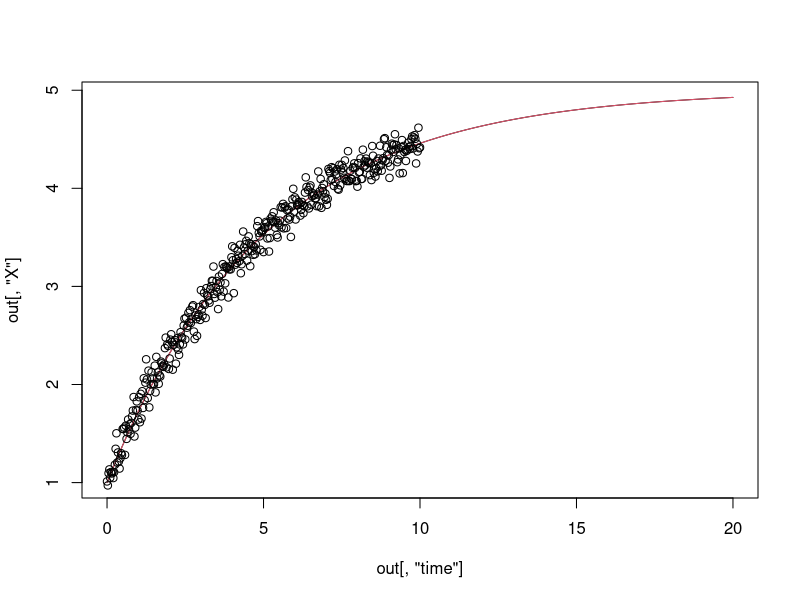

R code for this plot: (Note: this script raises an error after producing the figure.)
library(deSolve)
library(mvtnorm)

# set up linear ODE --------------------------------------------------------

parameters <- c(a=1, b=-0.2)
state <- c(X = 1)

linearModel <- function(t, state, parameters) {
  with(as.list(c(state, parameters)), {
    Xdt <- a + b * X
    list(c(Xdt))
  })
}

times <- seq(0, 20, by = 0.05)
out <- ode(y = state, times = times, func = linearModel, parms = parameters)
plot(out[,"time"], out[, "X"], type="l")


# analytical solution for ODE ---------------------------------------------

# uniform parameterization: a, b, x0
XfunAnalytic <- function(t, par){
  par <- c(-par[1]/par[2], par[3]+par[1]/par[2], par[2])
  par[1] + par[2] * exp(par[3] * t)
}

par.true <- with(as.list(c(state, parameters)), {
  c(a, b, X)
})


Xfunc <- function(t) XfunAnalytic(t, par.true)
plot.function(Xfunc, 0, 20, col=2, add=TRUE)


# simulate observations --------------------------------------------------
nobs <- 401
tI <- seq(0, 10, length=nobs)

# set.seed(123)
y <- rnorm(length(tI))*0.1 + Xfunc(tI)

points(tI, y)

# frequentist inference ------------------------------------------------------

# correct inference
llik <- function(par){
  sum(dnorm(y, XfunAnalytic(tI, par[1:3]), par[4], log = TRUE))
}
par.true.freq <- c(par.true, 0.1)

frequentist <- optim(par.true.freq, llik, method = "L-BFGS-B", hessian = TRUE, 
                     control = list(fnscale = -1), lower = c(-Inf, -Inf, -Inf, 0))

parEst <- frequentist$par
varMat <- solve(-frequentist$hessian)

parEst
sqrt(diag(varMat))

(parEst - par.true.freq)/sqrt(diag(varMat))

# assume sigma is fixed (plug-in) to be consistent with Bayesian
sigmaEst <- parEst[4]

llik <- function(par){
  sum(dnorm(y, XfunAnalytic(tI, par), sigmaEst, log = TRUE))
}

frequentist <- optim(frequentist$par[1:3], llik, method = "BFGS", hessian = TRUE, 
                     control = list(fnscale = -1))

parEst <- frequentist$par
varMat <- solve(-frequentist$hessian)

parEst
sqrt(diag(varMat))

(parEst - par.true)/sqrt(diag(varMat))

# profile likelihood to get rid of x0
llik <- function(par){
  par[3] <- (sum(y) + nobs * par[1]/par[2])/sum( exp(par[2] * tI)) - par[1]/par[2] 
  sum(dnorm(y, XfunAnalytic(tI, par), sigmaEst, log = TRUE))
}

frequentist <- optim(frequentist$par[1:2], llik, method = "BFGS", hessian = TRUE, 
                     control = list(fnscale = -1))

parEst <- frequentist$par
varMat <- solve(-frequentist$hessian)

parEst
sqrt(diag(varMat))

# gaussian process approach -------------------------------------------------
ndis <- 401
tdis <- seq(0, 10, length=ndis)
tAll <- sort(union(tdis, tI))

fn <- function(par) -phisigllikC( par, data.matrix(cbind(y,y)), 
                                  as.matrix(dist(tI)), "matern")$value
gr <- function(par) -as.vector(phisigllikC( par, data.matrix(cbind(y,y)), 
                                            as.matrix(dist(tI)), "matern")$grad)
marlikmap <- optim(rep(1,5), fn, gr, method="L-BFGS-B", lower = 0.0001)

phi <- marlikmap$par[1:2]
cursigma <- marlikmap$par[5]

signedDist <- outer(tAll, tAll, '-')

gpcov <- calCov(phi, abs(signedDist), -sign(signedDist))

sigmaMatPsudoInv <- matrix(0, ndis, ndis)
diag(sigmaMatPsudoInv)[match(tI, tAll)] <- 1/cursigma^2

AxInvPartConst <- gpcov$Cinv + sigmaMatPsudoInv + t(gpcov$mphi) %*% gpcov$Kinv %*% gpcov$mphi
AxInvPartConstKinvMphiSum <- gpcov$Kinv %*% gpcov$mphi
AxInvPartConstKinvMphiSum <- AxInvPartConstKinvMphiSum + t(AxInvPartConstKinvMphiSum)
KinvRowSum <- rowSums(gpcov$Kinv)
KinvSum <- sum(KinvRowSum)
muxRawPartConst <- t(gpcov$mphi) %*% KinvRowSum
yContribution <- rep(0, ndis)
yContribution[match(tI, tAll)] <- y/cursigma^2

logPosterior <- function(ab){
  a <- ab[1]
  b <- ab[2]
  
  AxInv <-  AxInvPartConst + b^2 * gpcov$Kinv - b * AxInvPartConstKinvMphiSum
  
  muxRaw <- a * muxRawPartConst - a * b * KinvRowSum + yContribution
  mux <- solve( AxInv, muxRaw)
  
  llik <- 0.5 * as.numeric(determinant(AxInv, logarithm = TRUE)$modulus)
  llik <- llik + -0.5 * (a^2 * KinvSum - sum( muxRaw * mux))
  return(as.numeric(llik))
}

logPosteriorGradient <- function(ab){
  a <- ab[1]
  b <- ab[2]
  
  AxInv <-  AxInvPartConst + b^2 * gpcov$Kinv - b * AxInvPartConstKinvMphiSum
  Ax <- solve(AxInv)
  
  bIminusM <- b*diag(ndis) - gpcov$mphi
  muTilde <- yContribution - a * t(bIminusM) %*% KinvRowSum
  
  g1 <- (sum(gpcov$Kinv %*% bIminusM %*% Ax %*%
               t(b*diag(ndis) - gpcov$mphi) %*% gpcov$Kinv) - KinvSum) * a -
    sum(t(yContribution) %*% Ax %*% t(bIminusM) %*% gpcov$Kinv)
  
  g2 <- 0.5*sum(Ax * (gpcov$Kinv%*%bIminusM + t(bIminusM)%*%gpcov$Kinv))
  g2 <- g2 - a * t(muTilde) %*% Ax %*% KinvRowSum
  g2 <- g2 - 0.5 * t(muTilde) %*% Ax %*% (gpcov$Kinv%*%bIminusM + t(bIminusM)%*%gpcov$Kinv) %*% Ax %*% muTilde
  
  return(c(g1, g2))
}

ab <- c(1, -0.2)
# testthat::expect_equal(logPosterior(ab), 12723.6919701936, tolerance = 1e-6)

map <- optim(ab, logPosterior, logPosteriorGradient, method = "BFGS",
             hessian = TRUE, control = list(fnscale = -1))
logPosteriorGradient(map$par)
mapVar <- solve(-map$hessian)
sqrt(diag(mapVar))

ab <- rnorm(2)
testthat::expect_equal(logPosteriorGradient(ab)[1],
                       (logPosterior(ab + c(1e-6,0)) - logPosterior(ab))/1e-6,
                       tolerance = 1e-3)
testthat::expect_equal(logPosteriorGradient(ab)[2],
                       (logPosterior(ab + c(0,1e-6)) - logPosterior(ab))/1e-6,
                       tolerance = 1e-3)

# compare frequentist and Gaussian process ------------------------------------

# using 2nd order approximation
parEst
sqrt(diag(varMat))

map$par
sqrt(diag(mapVar))

# compare log posterior with log profile likelihood
testpoints <- MASS::mvrnorm(100, (parEst+map$par)/2, (varMat+mapVar)/2)
colnames(testpoints) <- c("a", "b")
tgtFreq <- apply(testpoints, 1, llik)
tgtFreq <- tgtFreq - mean(tgtFreq)
tgtBaye <- apply(testpoints, 1, logPosterior)
tgtBaye <- tgtBaye - mean(tgtBaye)
tgtDiff <- tgtFreq - tgtBaye
summary(tgtDiff)
summary(tgtFreq)
summary(tgtBaye)

lattice::levelplot(tgtDiff ~ a * b, data.frame(testpoints))

# using full likelihood / posterior

aCandidates <- seq(0.9,1.15, length=50)
bCandidates <- seq(-0.25, -0.15, length=50)

abGrid <- expand.grid(a=aCandidates, b=bCandidates)
llikGrid <- apply(abGrid, 1, logPosterior)
llikGrid <- llikGrid - max(llikGrid)
abGrid[,"wgts"] <- exp(llikGrid)/sum(exp(llikGrid))

histogram <- tapply(abGrid[,"wgts"], list(abGrid[,"a"], abGrid[,"b"]), identity)
filled.contour(x=aCandidates, y=bCandidates, histogram)
lattice::levelplot(wgts ~ a * b, data.frame(abGrid))

abGrid[,"freqlik"] <- dmvnorm(abGrid[,c("a","b")], parEst[1:2], varMat[1:2,1:2])
histogramFreq <- tapply(abGrid[,"freqlik"], list(abGrid[,"a"], abGrid[,"b"]), identity)

contour(x=aCandidates, y=bCandidates, histogram)
contour(x=aCandidates, y=bCandidates, histogramFreq, add = TRUE, col = "red") 
